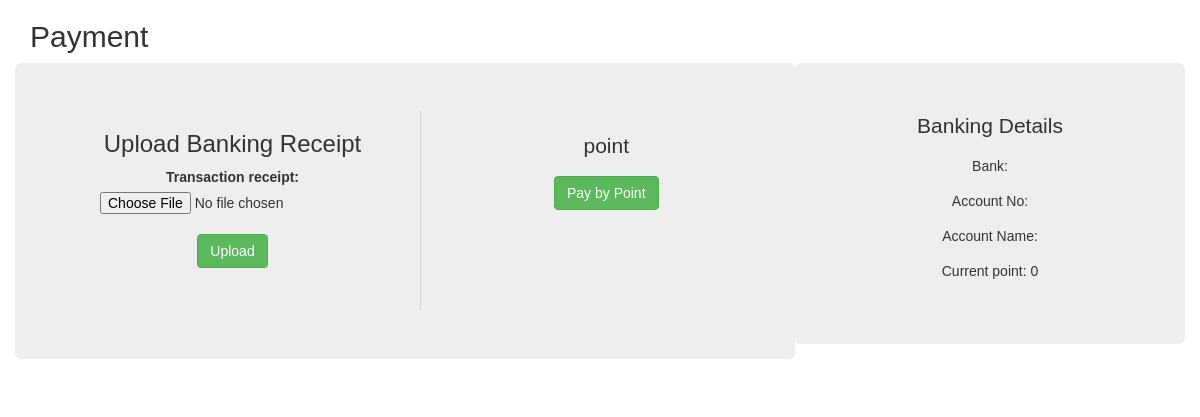
The app's page /user/payment.php, older data.
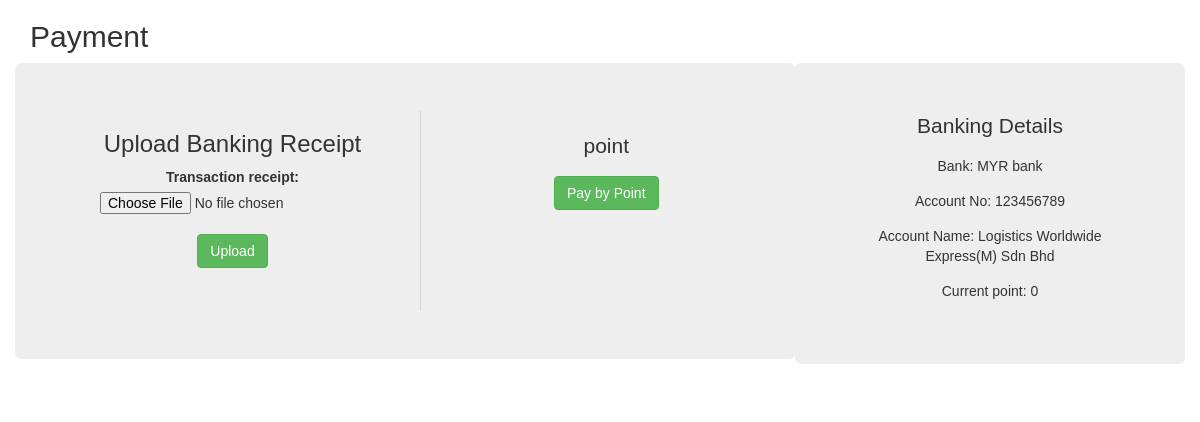
The same page, newer data.
### tables this page shows
CREATE TABLE `country` (
  `country_id` int(11) NOT NULL,
  `country_name` varchar(50) NOT NULL,
  `country_currency` decimal(10,2) NOT NULL,
  `bank` varchar(50) NOT NULL,
  `account_no` int(15) NOT NULL,
  `account_name` varchar(50) NOT NULL
);

### user/payment.php (the view, shortened to what this page needs)
<?php
require_once '../connection/config.php';
$user_id = $_SESSION['user_id'];
$order_list_id = $_GET['order_list_id'];
$query1 = "SELECT *
          FROM country
          WHERE country_name = 'MYR'";
$result1 = mysqli_query($con, $query1);
$results1 = mysqli_fetch_assoc($result1);
$query2 = "SELECT * FROM point WHERE user_id='$user_id'";
$result2 = mysqli_query($con, $query2);
$results2 = mysqli_fetch_assoc($result2);
		?>
<!DOCTYPE html>
<html data-ng-app="myApp">
    <head>
        <link rel="stylesheet" href="https://maxcdn.bootstrapcdn.com/bootstrap/3.3.7/css/bootstrap.min.css">
        <link href="../frameworks/css/style.css" rel="stylesheet"/>
    </head>
    <body background="../resources/img/bg.jpg" ng-app="">
        <div class="container">
            <div class="row">
                <div class="col-xs-12 col-md-6 col-lg-6">
                    <h2>Payment</h2>
                </div>
            </div>
            <section class="content">
                <div class="row">
                    <center>
                        <div class="col-xs-8 col-md-8 col-lg-8 jumbotron">
                            <?php
                                if($results2['point'] >= $point){
                                    ?>
                                    <div class="row">
                                        <div class="col-xs-12 col-md-6 col-lg-6">
                                            <form action="payment.php?order_list_id=<?php echo $order_list_id; ?>" method="post" enctype="multipart/form-data">
                                                <h3>Upload Banking Receipt</h3>
                                                <div class="row">
                                                    <div class="col-xs-12 col-md-12 col-lg-12">
                                                        <label>Transaction receipt: </label>
                                                        <input type="file" name="file" required/>
                                                        <br/>
                                                        <input type="submit" class="btn btn-success" name="submit" value="Upload">
                                                    </div>
                                                </div>
                                            </form>
                                        </div>
                                        <div class="col-xs-12 col-md-1 col-lg-1">
                                            <div class="vl"></div>
                                        </div>
                                        <div class="col-xs-12 col-md-5 col-lg-5">
                                            <form action="payment.php?order_list_id=<?php echo $order_list_id; ?>" method="post">
                                                <div class="row">
                                                    <div class="col-xs-12 col-md-12 col-lg-12">
                                                        <br />
                                                        <p><?php echo $point; ?> point</p>
                                                        <input type="submit" class="btn btn-success" name="pay" value="Pay by Point">
                                                    </div>
                                                </div>
                                            </form>
                                        </div>
                                    </div>
                                    <?php
                                }
                            ?>
                        </div>
                        <div class="col-xs-4 col-md-4 col-lg-4 jumbotron">
                            <div class="row">
                                <div class="col-xs-12 col-md-12 col-lg-12">
                                    <p>Banking Details </p>
                                    <div class="details">
                                        <p>Bank: <?php echo $results1['bank']; ?></p>
                                        <p>Account No: <?php echo $results1['account_no']; ?></p>
                                        <p>Account Name: <?php echo $results1['account_name']; ?></p>
                                        <?php
                                            if($results2 > 0){
                                                ?>
                                                    <input type="hidden" name="point" class="form-control" value="<?php echo $results2['point']; ?>">
                                                    <p>Current point: <?php echo $results2['point']; ?></p>
                                                <?php
                                            }else{
                                                ?>
                                                    <p>Current point: 0</p>
                                                <?php
                                            }
                                        ?>
                                    </div>
                                </div>
                            </div>
                        </div>
                    </center>
                </div>
            </section>
        </div>
    </body>
</html>

### frameworks/css/style.css (style rules this page uses)
body { font-family: sans-serif; overflow-x: hidden; min-height: 100vh; }

### user/payment.php (style rules this page uses)
.vl { border-left: 1px solid lightgrey; height: 200px; }
.details p { font-size: 100%; }

Row changes from the older to the newer data that the page shows:
added country: bank "MYR bank", account_no "123456789", account_name "Logistics Worldwide Express(M) Sdn Bhd"
